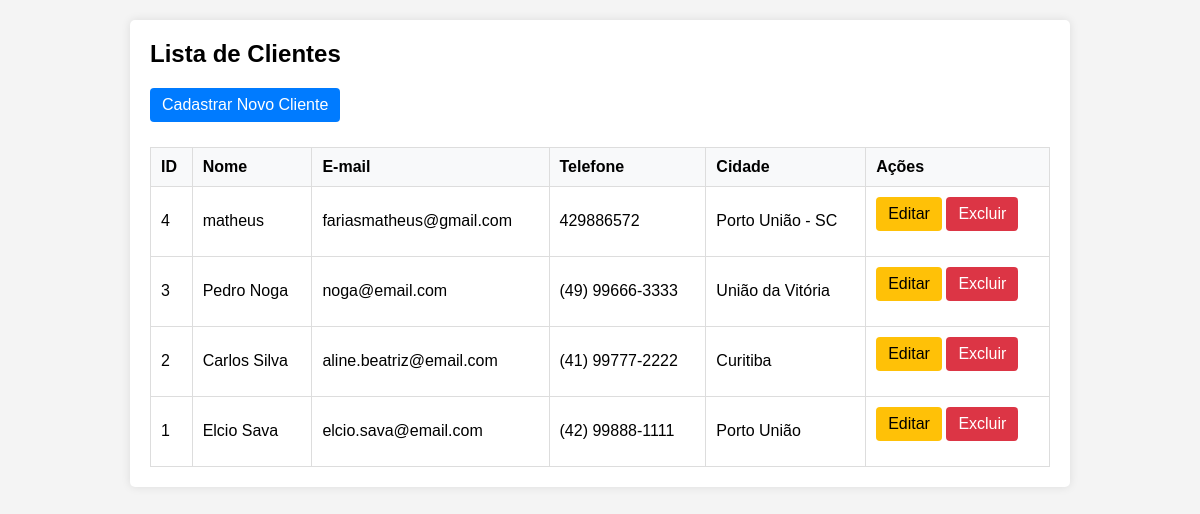
The page / on the database its author committed.
### tables this page shows
CREATE TABLE `clientes` (
  `id` int(11) NOT NULL,
  `nome` varchar(100) NOT NULL,
  `email` varchar(100) NOT NULL,
  `telefone` varchar(20) NOT NULL,
  `cidade` varchar(50) NOT NULL
);

### index.php (the view, shortened to what this page needs)
<?php
require_once 'conexao.php';
$stmt = $pdo->query("SELECT * FROM clientes ORDER BY id DESC");
$clientes = $stmt->fetchAll(PDO::FETCH_ASSOC);
?>
<!DOCTYPE html>
<html lang="pt-BR">
<head>
</head>
<body>
<div class="container">
    <h2>Lista de Clientes</h2>
    <a href="cadastrar.php" class="btn">Cadastrar Novo Cliente</a>
    <table>
        <thead>
            <tr>
                <th>ID</th>
                <th>Nome</th>
                <th>E-mail</th>
                <th>Telefone</th>
                <th>Cidade</th>
                <th>Ações</th>
            </tr>
        </thead>
        <tbody>
            <?php if (count($clientes) > 0): ?>
                <?php foreach ($clientes as $cliente): ?>
                    <tr>
                        <td><?php echo $cliente['id']; ?></td>
                        <td><?php echo htmlspecialchars($cliente['nome']); ?></td>
                        <td><?php echo htmlspecialchars($cliente['email']); ?></td>
                        <td><?php echo htmlspecialchars($cliente['telefone']); ?></td>
                        <td><?php echo htmlspecialchars($cliente['cidade']); ?></td>
                        <td>
                            <a href="editar.php?id=<?php echo $cliente['id']; ?>" class="btn btn-warning">Editar</a>
                            <a href="excluir.php?id=<?php echo $cliente['id']; ?>" class="btn btn-danger" onclick="return confirm('Tem certeza que deseja excluir?')">Excluir</a>
                        </td>
                    </tr>
                <?php endforeach; ?>
            <?php else: ?>
                <tr>
                    <td colspan="6" style="text-align: center;">Nenhum cliente cadastrado.</td>
                </tr>
            <?php endif; ?>
        </tbody>
    </table>
</div>
</body>
</html>

### index.php (style rules this page uses)
body { font-family: Arial, sans-serif; margin: 20px; background-color: #f4f4f4; }
.container { max-width: 900px; margin: auto; background: white; padding: 20px; border-radius: 5px; box-shadow: 0 0 10px rgba(0,0,0,0.1); }
h2 { margin-top: 0; }
.btn { display: inline-block; padding: 8px 12px; background: #007BFF; color: white; text-decoration: none; border-radius: 4px; margin-bottom: 15px; }
.btn-danger { background: #dc3545; }
.btn-warning { background: #ffc107; color: black; }
table { width: 100%; border-collapse: collapse; margin-top: 10px; }
th, td { border: 1px solid #ddd; padding: 10px; text-align: left; }
th { background-color: #f8f9fa; }

### rows shown on the page
clientes: id "4", nome "matheus", email "fariasmatheus@gmail.com", telefone "429886572", cidade "Porto União - SC"
clientes: id "3", nome "Pedro Noga", email "noga@email.com", telefone "(49) 99666-3333", cidade "União da Vitória"
clientes: id "2", nome "Carlos Silva", email "aline.beatriz@email.com", telefone "(41) 99777-2222", cidade "Curitiba"
clientes: id "1", nome "Elcio Sava", email "elcio.sava@email.com", telefone "(42) 99888-1111", cidade "Porto União"
